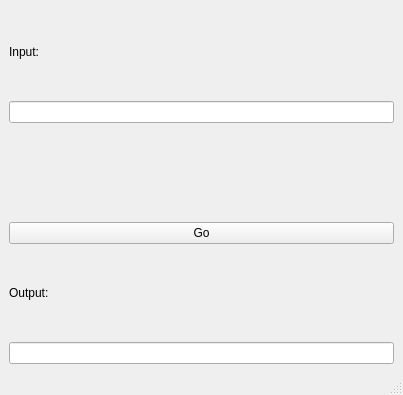
<?xml version="1.0" encoding="UTF-8"?>
<ui version="4.0">
 <class>MainWindow</class>
 <widget class="QMainWindow" name="MainWindow">
  <property name="geometry">
   <rect>
    <x>0</x>
    <y>0</y>
    <width>403</width>
    <height>395</height>
   </rect>
  </property>
  <property name="windowTitle">
   <string>MainWindow</string>
  </property>
  <widget class="QWidget" name="centralwidget">
   <layout class="QVBoxLayout" name="verticalLayout">
    <item>
     <widget class="QLabel" name="label_2">
      <property name="text">
       <string>Input:</string>
      </property>
     </widget>
    </item>
    <item>
     <widget class="QLineEdit" name="lineEdit"/>
    </item>
    <item>
     <widget class="QLabel" name="label">
      <property name="text">
       <string>&lt;html&gt;&lt;head/&gt;&lt;body&gt;&lt;p&gt;&lt;img src=&quot;:/y/lagrida_latex_editor.png&quot;/&gt;&lt;/p&gt;&lt;/body&gt;&lt;/html&gt;</string>
      </property>
     </widget>
    </item>
    <item>
     <widget class="QPushButton" name="pushButton">
      <property name="text">
       <string>Go</string>
      </property>
     </widget>
    </item>
    <item>
     <widget class="QLabel" name="label_3">
      <property name="text">
       <string>Output:</string>
      </property>
     </widget>
    </item>
    <item>
     <widget class="QLineEdit" name="lineEdit_2"/>
    </item>
   </layout>
  </widget>
  <widget class="QMenuBar" name="menubar">
   <property name="geometry">
    <rect>
     <x>0</x>
     <y>0</y>
     <width>403</width>
     <height>26</height>
    </rect>
   </property>
  </widget>
  <widget class="QStatusBar" name="statusbar"/>
 </widget>
 <resources>
  <include location="y.qrc"/>
 </resources>
 <connections/>
</ui>
